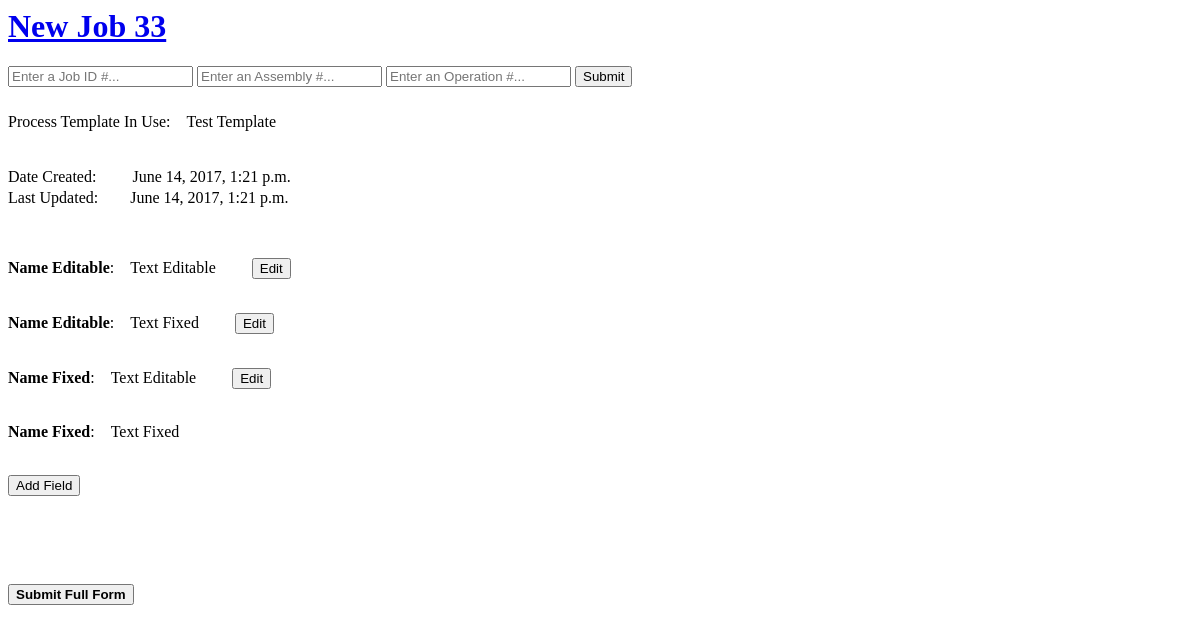
The app's page /94/setup/ with its own data.
### embossers/models.py (models this page shows, shortened)
class Job(models.Model):
    job_id = models.CharField(max_length=100, default="New Job", unique=True)
    date_created = models.DateTimeField('date created', auto_now_add=True)
    last_update = models.DateTimeField('last updated', default=timezone.now)
    date_submitted = models.DateTimeField(null=True, blank=True)
    process_outline = models.CharField(max_length=100, default="None", verbose_name="Process Template")
    has_process_outline_been_modified_for_this_operation = models.BooleanField(default=False, verbose_name="Edited Template")
    has_job_name_been_set = models.BooleanField(default=False)
    completed = models.BooleanField(default=False)
    disable_submit_button = models.BooleanField(default=False)
    job_number = models.CharField(max_length=100, blank=True)
    assembly_number = models.CharField(max_length=100, blank=True)
    operation_number = models.CharField(max_length=100, blank=True)
    def __str__(self):
        return self.job_id
    def was_created_recently(self):
        now = timezone.now()
        return now - datetime.timedelta(days=1) <= self.date_created <= now
    was_created_recently.admin_order_field = 'date_created'
    was_created_recently.boolean = True
    was_created_recently.short_description = 'Created recently?'

class Field(models.Model):
    job = models.ForeignKey(Job, on_delete=models.CASCADE)
    field_name = models.CharField(max_length=100)
    field_text = models.CharField(max_length=200, blank=True)
    field_has_been_set = models.BooleanField(default=False)
    editing_mode = models.BooleanField(default=False)
    name_is_operator_editable = models.BooleanField(default=True)
    text_is_operator_editable = models.BooleanField(default=True)
    required_for_full_submission = models.BooleanField(default=True)
    objects = FieldManager()

### grinder_manager/views.py (the view)
# urls.py: url(r'^(?P<pk>[0-9]+)/setup/$', GrinderJobSetup.as_view(), name='job_setup'),
class GrinderJobSetup(generic.DetailView):
    model = Job
    template_name = 'grinder_manager/pages/setup.html'
    def get_queryset(self):
        return EmbosserJob.objects.all()

### templates/grinder_manager/pages/setup.html (shortened to what this page needs)
<html lang="en">
{% load static %}
<link rel="stylesheet" type="text/css" href="{% static 'embossers/style.css' %}" />
</head>
<h1><a class="navbar-brand" href="/">{{ job }}</a></h1>
{% include 'embossers/forms/job_number_form.html' %}
<p>Process Template In Use:&emsp;{{ job.process_outline }}
</p>
<br />
<p>Date Created:&emsp;&emsp; {{ job.date_created }}</p>
<p>Last Updated:&emsp;&ensp;&ensp;{{ job.last_update }}</p>
<p>&emsp;</p>
<p>&emsp;</p>
{% for field in job.field_set.all %}
    {% ifnotequal field.field_has_been_set False %}
        {% ifnotequal field.editing_mode True %}
            {% include 'embossers/forms/saved_field_form.html' %}
        {% else %}
            {% include 'embossers/forms/existing_field_form.html' %}
        {% endifnotequal %}
    {% else %}
        {% include 'embossers/forms/new_field_form.html' %}
    {% endifnotequal %}
{% endfor %}
{% if job.completed == False %}
    <form action="{% url 'embossers:add_field' job.id %}" method="post" name="add_field">
        <input type="submit" name="add_field" value="Add Field"/>
    </form>
{% endif %}
<br /><br /><br /><br />
{% if job.completed == False %}
    {% include 'embossers/forms/submit.html' %}
{% endif %}
</html>

### templates/embossers/forms/saved_field_form.html (shortened to what this page needs)
<p>
<form action="{% url 'embossers:edit_data' job.id %}" method="post">
    <label for="field{{ forloop.counter }}"><strong>{{ field.field_name }}</strong>:&emsp;{{ field.field_text }}&emsp;&emsp;</label>
    {% if field.name_is_operator_editable or field.text_is_operator_editable %}
        <button type="submit" name="edit_field" id="field{{ forloop.counter }}" value="{{ field.id }}">Edit</button><br /><br />
    {% else %}
        <br /><br />
    {% endif %}
</form>
</p>

### static/embossers/style.css (style rules this page uses)
p { text-align: left; line-height: 5px; }

### records on screen
Job: job "New Job 33", process_outline "Test Template", date_created "June 14, 2017, 1:21 p.m.", last_update "June 14, 2017, 1:21 p.m."
Field: field_name "Name Editable", field_text "Text Editable", {{ field.id }} 228 (drawn)
Field: field_name "Name Editable", field_text "Text Fixed"
Field: field_name "Name Fixed", field_text "Text Editable", {{ field.id }} 230 (drawn)
Field: field_name "Name Fixed", field_text "Text Fixed"
